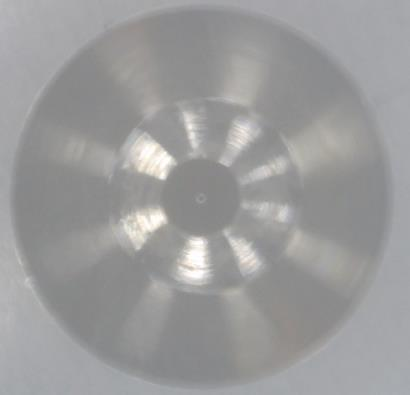
#> input picture Input/image13.jpeg, 410 x 395 px, found by its file name
$ jupyter execute 'Finding Center and Radius of Circles.ipynb'
#> lines starting #> are read from the running program, lines starting #| are printed output that depends on the picture; after the words box and inside, x2 and y2 are one past the last pixel; in counts of white or black regions, pixels touching at a corner belong together; long printed decimals are rounded
# Finding Center and Radius of Circles
Anshul Gupta | 10 July 2020

[cell 1]
import numpy as np
import cv2
import matplotlib.pyplot as plt
from scipy import optimize

## Getting Image
The goal is to find the radius and center of the outermost circle to determine if the emitter in the center is
concentric.

[cell 2]
image = cv2.cvtColor(cv2.imread("Input\image13.jpeg"), cv2.COLOR_BGR2RGB)
gray = cv2.cvtColor(image, cv2.COLOR_RGB2GRAY)
# gray = cv2.equalizeHist(gray)
plt.figure()
plt.subplot(1, 2, 1)
plt.imshow(image)
plt.subplot(1, 2, 2)
plt.imshow(gray, 'gray')

## Find Edges
We find the edges using a simple Canny Edge Detector.

However, because of the lighting, contrast, and other factors, the edges are very noisy. But this can be worked around.

[cell 3]
edges = cv2.Canny(gray, 0, 35)
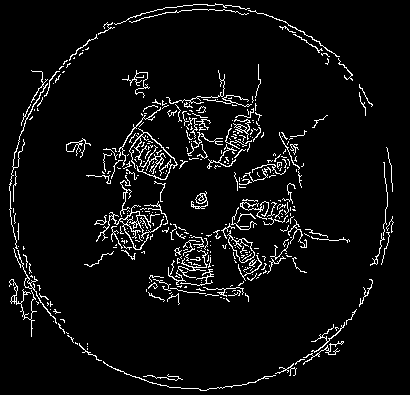
#> edges: shape (395, 410); 5.3% white in thin lines or dots

plt.figure()
plt.imshow(edges, 'gray')

## Scan Edges From All Directions
We scan the edges from all directions to get the outermost edges.

For example, for the top scan, we grab the uppermost edges for each x location.

However, the noise and holes in the edges creates bumps and holes in the curves.

[cell 4]
top_edge = np.argmax(edges, axis=0)
#> top_edge = 410 values, max 312 at index 353, min 0 at index 0, mean 46.72
left_edge = np.argmax(edges, axis=1)
#> left_edge = 395 values, max 215 at index 3, min 0 at index 0, mean 46.06
bot_edge = np.argmax(np.flipud(edges), axis=0)
#> bot_edge = 410 values, max 333 at index 65, min 0 at index 0, mean 41.4
right_edge = np.argmax(np.fliplr(edges), axis=1)
#> right_edge = 395 values, max 364 at index 307, min 0 at index 0, mean 68.57

plt.figure(figsize=(12, 8))
plt.subplot(2, 2, 1)
plt.title('Top Edge')
plt.plot(np.arange(0, len(top_edge), dtype=np.uint16), top_edge)
plt.subplot(2, 2, 2)
plt.title('Left Edge')
plt.plot(np.arange(0, len(left_edge), dtype=np.uint16), left_edge)
plt.subplot(2, 2, 3)
plt.title('Bottom Edge')
plt.plot(np.arange(0, len(bot_edge), dtype=np.uint16), bot_edge)
plt.subplot(2, 2, 4)
plt.title('Right Edge')
plt.plot(np.arange(0, len(right_edge), dtype=np.uint16), right_edge)
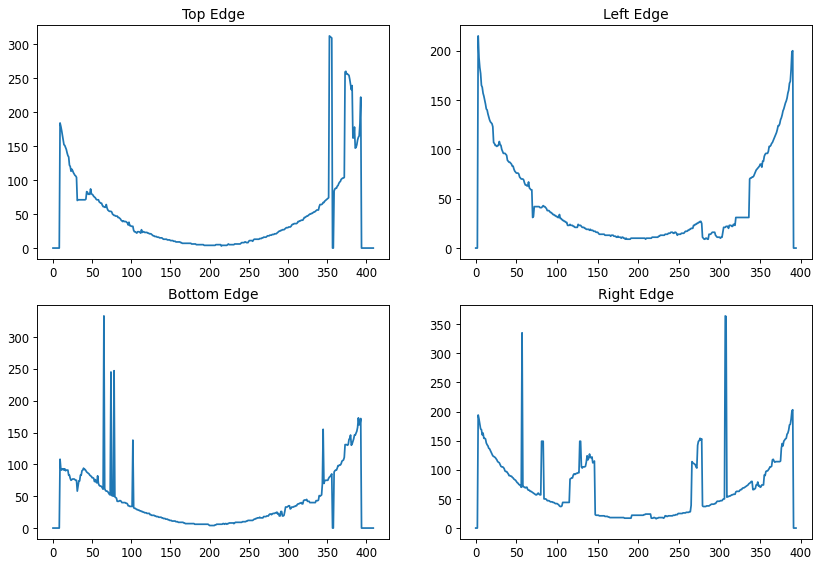
#> figure drawn by matplotlib, 4 panels; panel 1: curve peaks at x = 353, y = 312; panel 2: curve peaks at x = 3, y = 215; panel 3: curve peaks at x = 65, y = 333; panel 4: curve peaks at x = 307, y = 364

## Fit Circle to Edge Curve
To eliminate this noise, we fit a circle to each curve so outlying points can be identified and removed.

The example below is on the top edge.

The functions below are helpers for the optimization.

[cell 5]
x, y = np.arange(0, len(top_edge), dtype=np.uint16), top_edge.copy()
#> x = 410 values from 0 to 409; y has the same summary as top_edge

def calc_R(xc, yc):
    return np.sqrt((x - xc) ** 2 + (y - yc) ** 2)

def f(c):
    ri = calc_R(*c)
#> ri = 410 values, max 289.3 at index 409, min 182.8 at index 373, mean 201.3
    return ri - ri.mean()

### Fit Circle
Using least squared fitting, we find a circle that fits the points.

But we can see from the Fit graph that the circle is an awful fit. This is because of the bumps and noise that is
influencing the fitting too much.

[cell 6]
center, _ = optimize.leastsq(f, (200, 200))
#> center = [203.6, 196.4]
ri = calc_R(*center)
#> ri = 410 values, max 284.2 at index 409, min 180.6 at index 373, mean 198.5
r = ri.mean()
#> r = 198.5
print("Center:", center, "| Radius:", r)
#| Center: [203.595 196.352] | Radius: 198.508
y_c = -np.sqrt(r ** 2 - (x - center[0]) ** 2) + center[1]

plt.figure(figsize=(12, 4))
plt.subplot(1, 2, 1)
plt.plot(x, y)
plt.plot(x, y_c)
plt.title('Fit')
plt.subplot(1, 2, 2)
plt.title('Difference')
plt.plot(x, y - y_c)
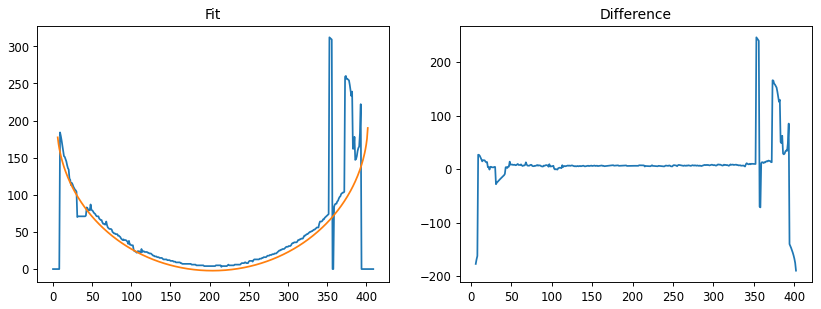
#> figure drawn by matplotlib, 2 panels; panel 1: curve peaks at x = 353, y = 312

### Remove Outliers and Refit
To stop these outliers, we remove any point with a large difference from the fitted curve, and we refit.
This results in a significantly better fit to what we expect the circle to be.

However, there are still bumps that could be smoothed out.

[cell 7]
diff = y - y_c
x = x[abs(diff) < 10]
#> x = 318 values from 21 to 352
y = y[abs(diff) < 10]
#> y = 318 values, max 122 at index 0, min 3 at index 181, mean 29.49
center, _ = optimize.leastsq(f, (200, 200))
#> center = [202.2, 200.6]
ri = calc_R(*center)
#> ri = 318 values, max 205.5 at index 10, min 193.7 at index 63, mean 196.7
r = ri.mean()
#> r = 196.7
print("Center:", center, "| Radius:", r)
#| Center: [202.202 200.632] | Radius: 196.676
y_c = -np.sqrt(r ** 2 - (x - center[0]) ** 2) + center[1]
#> y_c = 318 values, max 124.2 at index 0, min 3.96 at index 168, mean 29.51
y_c_orig = -np.sqrt(r ** 2 - (np.arange(0, len(top_edge), dtype=np.uint16) - center[0]) ** 2) + center[1]
plt.figure(figsize=(16, 4))
plt.subplot(1, 3, 1)
plt.title('Fit on New Data')
plt.plot(x, y)
plt.plot(x, y_c)
plt.subplot(1, 3, 2)
plt.title('Difference')
plt.plot(x, y - y_c)
plt.subplot(1, 3, 3)
plt.title('Fit on Original Data')
plt.plot(np.arange(0, len(top_edge), dtype=np.uint16), top_edge)
plt.plot(np.arange(0, len(top_edge), dtype=np.uint16), y_c_orig)

### Remove More Outliers and Refit
We do the process again, with a smaller acceptable margin to remove many outliers that may have been masked by our
original terrible fit. After refitting, this results in a significantly better fit than what we originally had. The
curve better represents the edges that represent the circle in the image.

Our window of allowed points was originally large to allow for accurate points that are not close to the original bad
fit to still be considered in future better fits. However, we become more strict later to prune out worse and worse
points.

This system can be improved to produce better fits by widening the window of accurate points in the beginning and
running more iterations of fits to allow more points to be considered in the better fits.

[cell 8]
diff = y - y_c
#> diff = 318 values, max 4.11 at index 25, min -14.54 at index 10, mean -0.0178
x = x[abs(diff) < 2.5]
#> x = 293 values from 21 to 352
y = y[abs(diff) < 2.5]
#> y = 293 values, max 122 at index 0, min 3 at index 157, mean 27.56
center, _ = optimize.leastsq(f, (200, 200))
#> center = [202.4, 200.8]
ri = calc_R(*center)
#> ri = 293 values, max 198.5 at index 56, min 195.1 at index 28, mean 196.7
r = ri.mean()
print("Center:", center, "| Radius:", r)
#| Center: [202.409 200.778] | Radius: 196.689
y_c = -np.sqrt(r ** 2 - (x - center[0]) ** 2) + center[1]
#> y_c = 293 values, max 124.8 at index 0, min 4.09 at index 144, mean 27.58
y_c_orig = -np.sqrt(r ** 2 - (np.arange(0, len(top_edge), dtype=np.uint16) - center[0]) ** 2) + center[1]
plt.figure(figsize=(16, 4))
plt.subplot(1, 3, 1)
plt.title('Fit on New Data')
plt.plot(x, y)
plt.plot(x, y_c)
plt.subplot(1, 3, 2)
plt.title('Difference')
plt.plot(x, y - y_c)
plt.subplot(1, 3, 3)
plt.title('Fit on Original Data')
plt.plot(np.arange(0, len(top_edge), dtype=np.uint16), top_edge)
plt.plot(np.arange(0, len(top_edge), dtype=np.uint16), y_c_orig)

### The Circle
We now technically have a circle that fits the curve, so why don't we stop here?

If we look at the circle on the complete image, we can see that it provides a fantastic fit for the top of the
circle, but overshoots at the bottom, which is not good.

[cell 9]
output = image.copy()
cv2.circle(output, tuple(center.astype('int')), int(r), (255, 0, 0), 2)
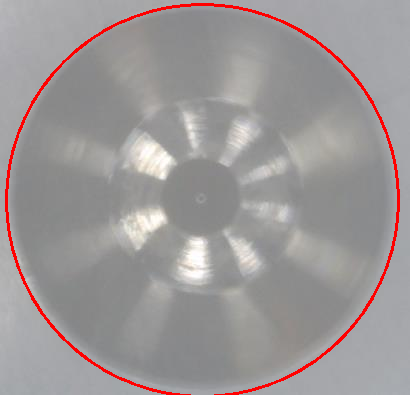
#> output: shape (395, 410, 3); mean R, G, B 157.4, 151.7, 151.9
plt.figure()
plt.imshow(output)

### Get Top Point
Instead, we will get the uppermost point of the circle. If we get the leftmost, rightmost, and lowermost points of
the every other curve, we can find the center and radius more accurately.

[cell 10]
top = np.nanargmin(y_c_orig), np.nanmin(y_c_orig)
#> top = (202, 4.09)
print("Uppermost point of circle:", top)
#| Uppermost point of circle: (202, 4.089)

## Curve Fit on Each Curve
Now we have to repeat the process above for each curve scan we did.

### Left Edge

[cell 11]
x, y = np.arange(0, len(left_edge), dtype=np.uint16), left_edge.copy()
#> x = 395 values from 0 to 394; y has the same summary as left_edge
center, _ = optimize.leastsq(f, (200, 200))
#> center = [201.2, 200.9]
ri = calc_R(*center)
#> ri = 395 values, max 284.3 at index 0, min 187.3 at index 372, mean 197.2
r = ri.mean()
#> r = 197.2
y_c = -np.sqrt(r ** 2 - (x - center[0]) ** 2) + center[1]
diff = y - y_c
x = x[abs(diff) < 10]
#> x = 277 values from 4 to 352
y = y[abs(diff) < 10]
#> y = 277 values, max 193 at index 0, min 9 at index 175, mean 37.97
center, _ = optimize.leastsq(f, (200, 200))
ri = calc_R(*center)
r = ri.mean()
y_c = -np.sqrt(r ** 2 - (x - center[0]) ** 2) + center[1]
#> y_c = 277 values, max 173.2 at index 0, min 8.23 at index 189, mean 37.75
diff = y - y_c
#> diff = 277 values, max 19.85 at index 0, min -15.98 at index 275, mean 0.223
x = x[abs(diff) < 2.5]
#> x = 196 values from 16 to 352
y = y[abs(diff) < 2.5]
#> y = 196 values, max 133 at index 0, min 9 at index 112, mean 28.56
center, _ = optimize.leastsq(f, (200, 200))
ri = calc_R(*center)
r = ri.mean()
y_c = -np.sqrt(r ** 2 - (x - center[0]) ** 2) + center[1]
#> y_c = 196 values, max 130.3 at index 0, min 9.14 at index 126, mean 28.54
y_c_orig = -np.sqrt(r ** 2 - (np.arange(0, len(left_edge), dtype=np.uint16) - center[0]) ** 2) + center[1]
plt.figure(figsize=(16, 4))
plt.subplot(1, 3, 1)
plt.title('Fit on New Data')
plt.plot(x, y)
plt.plot(x, y_c)
plt.subplot(1, 3, 2)
plt.title('Difference')
plt.plot(x, y - y_c)
plt.subplot(1, 3, 3)
plt.title('Fit on Original Data')
plt.plot(np.arange(0, len(left_edge), dtype=np.uint16), left_edge)
plt.plot(np.arange(0, len(left_edge), dtype=np.uint16), y_c_orig)

left = np.nanmin(y_c_orig), np.nanargmin(y_c_orig)
#> left = (9.14, 198)
print("Leftmost point of circle:", left)
#| Leftmost point of circle: (9.145, 198)
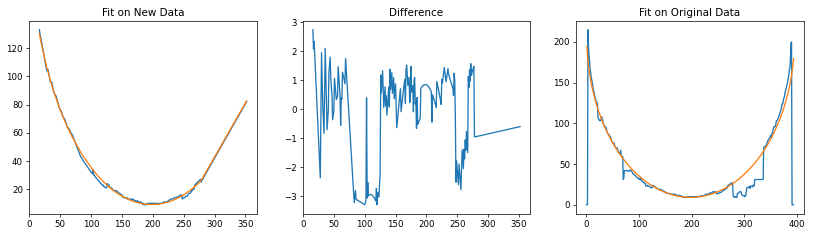
#> figure drawn by matplotlib, 3 panels; panel 1: curve peaks at x = 16, y = 133; panel 1: curve peaks at x = 16, y = 130.3; panel 2: curve peaks at x = 16, y = 2.75; panel 3: curve peaks at x = 3, y = 215

### Bottom Edge

[cell 12]
x, y = np.arange(0, len(bot_edge), dtype=np.uint16), bot_edge.copy()
#> x = 410 values from 0 to 409; y has the same summary as bot_edge
center, _ = optimize.leastsq(f, (200, 200))
ri = calc_R(*center)
r = ri.mean()
y_c = -np.sqrt(r ** 2 - (x - center[0]) ** 2) + center[1]
diff = y - y_c
x = x[abs(diff) < 10]
#> x = 284 values from 35 to 343
y = y[abs(diff) < 10]
#> y = 284 values, max 91 at index 3, min 4 at index 145, mean 24.11
center, _ = optimize.leastsq(f, (200, 200))
ri = calc_R(*center)
r = ri.mean()
y_c = -np.sqrt(r ** 2 - (x - center[0]) ** 2) + center[1]
#> y_c = 284 values, max 90.86 at index 0, min 5.86 at index 151, mean 24.12
diff = y - y_c
#> diff = 284 values, max 5.87 at index 242, min -9.09 at index 275, mean -0.00509
x = x[abs(diff) < 2.5]
#> x = 219 values from 37 to 340
y = y[abs(diff) < 2.5]
#> y = 219 values, max 90 at index 0, min 4 at index 128, mean 18.89
center, _ = optimize.leastsq(f, (200, 200))
ri = calc_R(*center)
r = ri.mean()
y_c = -np.sqrt(r ** 2 - (x - center[0]) ** 2) + center[1]
#> y_c = 219 values, max 89.87 at index 0, min 5.6 at index 132, mean 18.89
y_c_orig = -np.sqrt(r ** 2 - (np.arange(0, len(bot_edge), dtype=np.uint16) - center[0]) ** 2) + center[1]
#> y_c_orig = 410 values, max 180.1 at index 409, min 5.6 at index 204, mean 48.34
plt.figure(figsize=(16, 4))
plt.subplot(1, 3, 1)
plt.title('Fit on New Data')
plt.plot(x, y)
plt.plot(x, y_c)
plt.subplot(1, 3, 2)
plt.title('Difference')
plt.plot(x, y - y_c)
plt.subplot(1, 3, 3)
plt.title('Fit on Original Data')
plt.plot(np.arange(0, len(bot_edge), dtype=np.uint16), bot_edge)
plt.plot(np.arange(0, len(bot_edge), dtype=np.uint16), y_c_orig)
bot = gray.shape[1] - np.nanargmin(y_c_orig), gray.shape[0] - np.nanmin(y_c_orig)
#> bot = (206, 389.4)
print("Lowermost point of circle:", bot)
#| Lowermost point of circle: (206, 389.401)
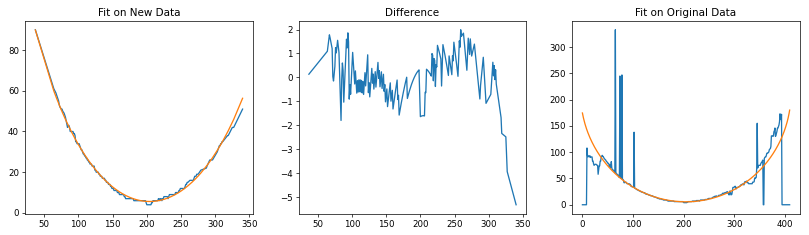
#> figure drawn by matplotlib, 3 panels; panel 1: curve peaks at x = 37, y = 90; panel 1: curve peaks at x = 37, y = 89.87; panel 2: curve peaks at x = 259, y = 1.99; panel 3: curve peaks at x = 65, y = 333

### Right Edge

[cell 13]
x, y = np.arange(0, len(right_edge), dtype=np.uint16), right_edge.copy()
#> x = 395 values from 0 to 394; y has the same summary as right_edge
center, _ = optimize.leastsq(f, (200, 200))
ri = calc_R(*center)
r = ri.mean()
y_c = -np.sqrt(r ** 2 - (x - center[0]) ** 2) + center[1]
diff = y - y_c
x = x[abs(diff) < 10]
#> x = 210 values from 107 to 385
y = y[abs(diff) < 10]
#> y = 210 values, max 168 at index 209, min 16 at index 81, mean 43.86
center, _ = optimize.leastsq(f, (200, 200))
ri = calc_R(*center)
r = ri.mean()
y_c = -np.sqrt(r ** 2 - (x - center[0]) ** 2) + center[1]
#> y_c = 210 values, max 163.7 at index 209, min 18.06 at index 60, mean 43.82
diff = y - y_c
#> diff = 210 values, max 9.78 at index 124, min -8.37 at index 199, mean 0.0332
x = x[abs(diff) < 2.5]
#> x = 137 values from 107 to 382
y = y[abs(diff) < 2.5]
#> y = 137 values, max 154 at index 136, min 17 at index 19, mean 39.16
center, _ = optimize.leastsq(f, (200, 200))
ri = calc_R(*center)
r = ri.mean()
y_c = -np.sqrt(r ** 2 - (x - center[0]) ** 2) + center[1]
#> y_c = 137 values, max 158.9 at index 136, min 17.12 at index 27, mean 39.21
y_c_orig = -np.sqrt(r ** 2 - (np.arange(0, len(right_edge), dtype=np.uint16) - center[0]) ** 2) + center[1]
plt.figure(figsize=(16, 4))
plt.subplot(1, 3, 1)
plt.title('Fit on New Data')
plt.plot(x, y)
plt.plot(x, y_c)
plt.subplot(1, 3, 2)
plt.title('Difference')
plt.plot(x, y - y_c)
plt.subplot(1, 3, 3)
plt.title('Fit on Original Data')
plt.plot(np.arange(0, len(right_edge), dtype=np.uint16), right_edge)
plt.plot(np.arange(0, len(right_edge), dtype=np.uint16), y_c_orig)
right = gray.shape[1] - np.nanmin(y_c_orig), gray.shape[0] - np.nanargmin(y_c_orig)
#> right = (393.1, 195)
print("Leftmost point of circle:", right)
#| Leftmost point of circle: (393.076, 195)
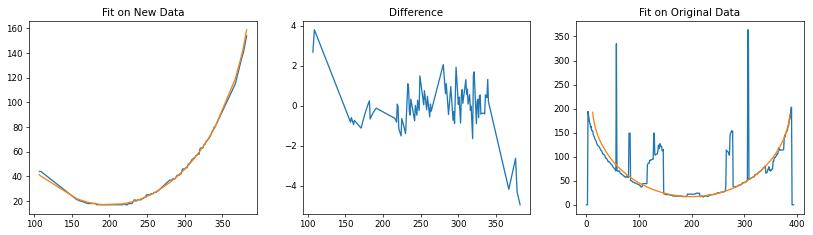
#> figure drawn by matplotlib, 3 panels; panel 1: curve peaks at x = 382, y = 154; panel 1: curve peaks at x = 382, y = 158.9; panel 2: curve peaks at x = 109, y = 3.79; panel 3: curve peaks at x = 307, y = 364

## Calculate True Circle
Now that we have 4 points representing the 4 perpendicular directions of the circle. From those 4 points, we can find
 the center and the radius of the true circle.

[cell 14]
center = ((top[0] + bot[0])/2, (left[1] + right[1])/2)
#> center = (204, 196.5)
radius = (((right[0] - left[0]) / 2) + ((bot[1] - top[1]) / 2)) / 2
#> radius = 192.3
print("Top:    ", top)
#| Top:     (202, 4.089)
print("Bottom: ", bot)
#| Bottom:  (206, 389.401)
print("Left:   ", left)
#| Left:    (9.145, 198)
print("Right:  ", right)
#| Right:   (393.076, 195)
print("Center: ", center)
#| Center:  (204.0, 196.5)
print("Radius: ", radius)
#| Radius:  192.311

## Circle on Image
Now that we have a circle, we can overlay it on top of the original image. It looks like a near perfect fit and
doesn't overshoot or undershoot anywhere like previously.

The blue plus sign in the center also shows the exact center of the circle, which we can use to compare to the emitter.

[cell 15]
center = tuple(map(lambda x: int(np.round(x)), center))
#> center = (204, 196)
output = image.copy()
cv2.circle(output, tuple(map(lambda x: int(np.round(x)), center)), int(np.round(radius)), (255, 0, 0), 2)
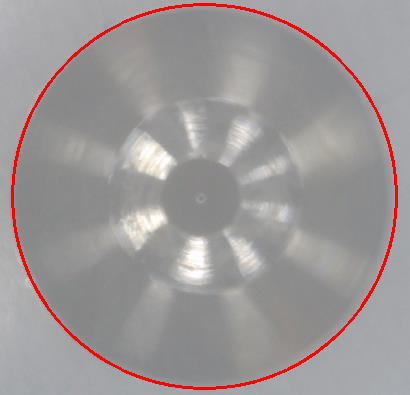
#> output: shape (395, 410, 3); mean R, G, B 157.6, 151.8, 152
# cv2.rectangle(output, (center[0] - 5, center[1] - 5), (center[0] + 5, center[1] + 5), (0, 128, 255), -1)
cv2.line(output, (center[0], center[1]+5), (center[0], center[1] - 5), (0, 128, 255), 1)
#> output: shape (395, 410, 3); 0.01% of pixels changed, all inside (x1, y1, x2, y2) = (204, 191, 205, 202)
cv2.line(output, (center[0]+5, center[1]), (center[0]-5, center[1]), (0, 128, 255), 1)
#> output: shape (395, 410, 3); mean R, G, B 157.6, 151.8, 152
plt.figure()
plt.imshow(output)

## Comparing Center to Emitter
If we zoom into the emitter, we can see that the plus is slightly offset from the center of the emitter. This means
that in the image, the emitter is not at the center of the outer circle.

[cell 16]
output = image.copy()
cv2.line(output, (center[0], center[1]+5), (center[0], center[1] - 5), (0, 128, 255), 1)
#> output: shape (395, 410, 3); mean R, G, B 155.4, 155.3, 155.6
cv2.line(output, (center[0]+5, center[1]), (center[0]-5, center[1]), (0, 128, 255), 1)
#> output: shape (395, 410, 3); mean R, G, B 155.4, 155.3, 155.6
crop = output[150:250, 150:250]
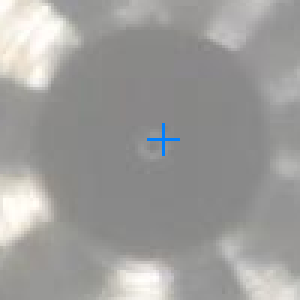
#> crop: shape (100, 100, 3) (shown 3 times larger); mean R, G, B 157.7, 156.9, 155
plt.figure()
plt.imshow(crop)

## Next Steps
Now, we have to find the center of the emitter. This may prove difficult due to the faintness of the emitter as well
as the compression that jpeg did to this image. This will probably require a new method.

[cell 17]
crop = gray[175:225, 175:225]
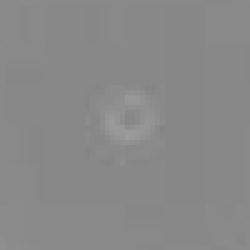
#> crop: shape (50, 50) (shown 5 times larger); min 132, max 156, mean 136.6
plt.figure()
plt.imshow(crop, 'gray')
